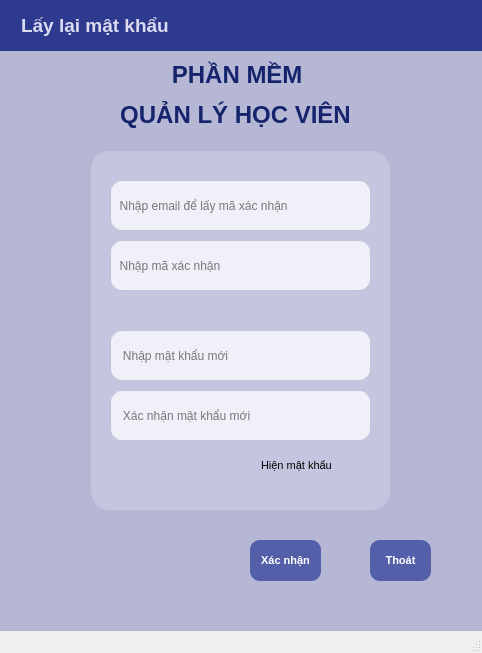
<?xml version="1.0" encoding="UTF-8"?>
<ui version="4.0">
 <class>MainWindow</class>
 <widget class="QMainWindow" name="MainWindow">
  <property name="geometry">
   <rect>
    <x>0</x>
    <y>0</y>
    <width>482</width>
    <height>653</height>
   </rect>
  </property>
  <property name="windowTitle">
   <string>MainWindow</string>
  </property>
  <widget class="QWidget" name="centralwidget">
   <widget class="QWidget" name="nen" native="true">
    <property name="geometry">
     <rect>
      <x>0</x>
      <y>0</y>
      <width>621</width>
      <height>631</height>
     </rect>
    </property>
    <property name="autoFillBackground">
     <bool>false</bool>
    </property>
    <property name="styleSheet">
     <string notr="true">background-color: #B6B6D5;</string>
    </property>
    <widget class="QWidget" name="khung" native="true">
     <property name="geometry">
      <rect>
       <x>90</x>
       <y>150</y>
       <width>301</width>
       <height>361</height>
      </rect>
     </property>
     <property name="styleSheet">
      <string notr="true">background-color: rgba(215, 215, 235, 120);
border: 1px solid rgba(180, 180, 200, 150);  /* viền nhẹ */
border-radius: 20px;                         /* bo góc */</string>
     </property>
     <widget class="QCheckBox" name="hienmk">
      <property name="geometry">
       <rect>
        <x>150</x>
        <y>300</y>
        <width>121</width>
        <height>31</height>
       </rect>
      </property>
      <property name="font">
       <font>
        <pointsize>8</pointsize>
       </font>
      </property>
      <property name="styleSheet">
       <string notr="true">background-color: rgba(215, 215, 235, 0);        /* Nền trong suốt */
border: 1px solid rgba(180, 180, 200, 0);  /* viền nhẹ */
</string>
      </property>
      <property name="text">
       <string>Hiện mật khẩu</string>
      </property>
     </widget>
     <widget class="QLineEdit" name="nhapemail">
      <property name="geometry">
       <rect>
        <x>20</x>
        <y>30</y>
        <width>261</width>
        <height>51</height>
       </rect>
      </property>
      <property name="font">
       <font>
        <pointsize>9</pointsize>
       </font>
      </property>
      <property name="styleSheet">
       <string notr="true">background-color: #EFF0F8;   /* Màu nền */
border: 1px solid rgba(180, 180, 200, 150);  /* viền nhẹ */
border-radius: 12px;                         /* bo góc */</string>
      </property>
      <property name="placeholderText">
       <string>  Nhập email để lấy mã xác nhận</string>
      </property>
     </widget>
     <widget class="QLineEdit" name="maxacnhan">
      <property name="geometry">
       <rect>
        <x>20</x>
        <y>90</y>
        <width>261</width>
        <height>51</height>
       </rect>
      </property>
      <property name="font">
       <font>
        <pointsize>9</pointsize>
       </font>
      </property>
      <property name="styleSheet">
       <string notr="true">background-color: #EFF0F8;   /* Màu nền */
border: 1px solid rgba(180, 180, 200, 150);  /* viền nhẹ */
border-radius: 12px;                         /* bo góc */</string>
      </property>
      <property name="placeholderText">
       <string>  Nhập mã xác nhận</string>
      </property>
     </widget>
     <widget class="QLineEdit" name="nhapmkmoi">
      <property name="geometry">
       <rect>
        <x>20</x>
        <y>180</y>
        <width>261</width>
        <height>51</height>
       </rect>
      </property>
      <property name="font">
       <font>
        <pointsize>9</pointsize>
       </font>
      </property>
      <property name="styleSheet">
       <string notr="true">background-color: #EFF0F8;   /* Màu nền */
border: 1px solid rgba(180, 180, 200, 150);  /* viền nhẹ */
border-radius: 12px;                         /* bo góc */</string>
      </property>
      <property name="placeholderText">
       <string>   Nhập mật khẩu mới</string>
      </property>
     </widget>
     <widget class="QLineEdit" name="xacnhanmkmoi">
      <property name="geometry">
       <rect>
        <x>20</x>
        <y>240</y>
        <width>261</width>
        <height>51</height>
       </rect>
      </property>
      <property name="font">
       <font>
        <pointsize>9</pointsize>
       </font>
      </property>
      <property name="styleSheet">
       <string notr="true">background-color: #EFF0F8;   /* Màu nền */
border: 1px solid rgba(180, 180, 200, 150);  /* viền nhẹ */
border-radius: 12px;                         /* bo góc */</string>
      </property>
      <property name="placeholderText">
       <string>   Xác nhận mật khẩu mới</string>
      </property>
     </widget>
    </widget>
    <widget class="QPushButton" name="nutthoat">
     <property name="geometry">
      <rect>
       <x>370</x>
       <y>540</y>
       <width>61</width>
       <height>41</height>
      </rect>
     </property>
     <property name="font">
      <font>
       <pointsize>8</pointsize>
       <weight>75</weight>
       <bold>true</bold>
      </font>
     </property>
     <property name="styleSheet">
      <string notr="true">background-color: #545FAA;        /* nền trắng */
color: white;  
border-radius: 10px;            /* bo góc */
</string>
     </property>
     <property name="text">
      <string>Thoát</string>
     </property>
     <property name="iconSize">
      <size>
       <width>18</width>
       <height>18</height>
      </size>
     </property>
    </widget>
    <widget class="QPushButton" name="nutxacnhan">
     <property name="geometry">
      <rect>
       <x>250</x>
       <y>540</y>
       <width>71</width>
       <height>41</height>
      </rect>
     </property>
     <property name="font">
      <font>
       <pointsize>8</pointsize>
       <weight>75</weight>
       <bold>true</bold>
      </font>
     </property>
     <property name="styleSheet">
      <string notr="true">background-color: #545FAA;        /* nền trắng */
color: white;  
border-radius: 10px;            /* bo góc */
</string>
     </property>
     <property name="text">
      <string>Xác nhận</string>
     </property>
     <property name="iconSize">
      <size>
       <width>18</width>
       <height>18</height>
      </size>
     </property>
    </widget>
    <widget class="QLabel" name="label">
     <property name="geometry">
      <rect>
       <x>0</x>
       <y>0</y>
       <width>621</width>
       <height>51</height>
      </rect>
     </property>
     <property name="font">
      <font>
       <pointsize>14</pointsize>
       <weight>75</weight>
       <bold>true</bold>
      </font>
     </property>
     <property name="styleSheet">
      <string notr="true">background-color: #2E3A8D;
color: #DADAF0;               
</string>
     </property>
     <property name="text">
      <string>    Lấy lại mật khẩu</string>
     </property>
    </widget>
    <widget class="QLabel" name="tieude1">
     <property name="geometry">
      <rect>
       <x>110</x>
       <y>100</y>
       <width>251</width>
       <height>31</height>
      </rect>
     </property>
     <property name="font">
      <font>
       <pointsize>-1</pointsize>
       <weight>75</weight>
       <bold>true</bold>
      </font>
     </property>
     <property name="layoutDirection">
      <enum>Qt::LeftToRight</enum>
     </property>
     <property name="autoFillBackground">
      <bool>false</bool>
     </property>
     <property name="styleSheet">
      <string notr="true">#tieude1 {
    color: rgb(21, 36, 108);
    font-size: 24px;
    font-weight: bold;
}
</string>
     </property>
     <property name="text">
      <string>&lt;html&gt;&lt;head/&gt;&lt;body&gt;&lt;p align=&quot;center&quot;&gt;QUẢN LÝ HỌC VIÊN&lt;/p&gt;&lt;/body&gt;&lt;/html&gt;</string>
     </property>
    </widget>
    <widget class="QLabel" name="label_2">
     <property name="geometry">
      <rect>
       <x>150</x>
       <y>60</y>
       <width>181</width>
       <height>31</height>
      </rect>
     </property>
     <property name="font">
      <font>
       <pointsize>18</pointsize>
       <weight>75</weight>
       <bold>true</bold>
      </font>
     </property>
     <property name="styleSheet">
      <string notr="true">#tieude1 {
    color: rgb(21, 36, 108);
    font-size: 24px;
    font-weight: bold;
}
</string>
     </property>
     <property name="text">
      <string>&lt;html&gt;&lt;head/&gt;&lt;body&gt;&lt;p align=&quot;center&quot;&gt;&lt;span style=&quot; font-size:18pt; color:#15246c;&quot;&gt;PHẦN MỀM &lt;/span&gt;&lt;/p&gt;&lt;/body&gt;&lt;/html&gt;</string>
     </property>
    </widget>
   </widget>
  </widget>
  <widget class="QMenuBar" name="menubar">
   <property name="geometry">
    <rect>
     <x>0</x>
     <y>0</y>
     <width>482</width>
     <height>22</height>
    </rect>
   </property>
  </widget>
  <widget class="QStatusBar" name="statusbar"/>
 </widget>
 <resources/>
 <connections/>
</ui>
